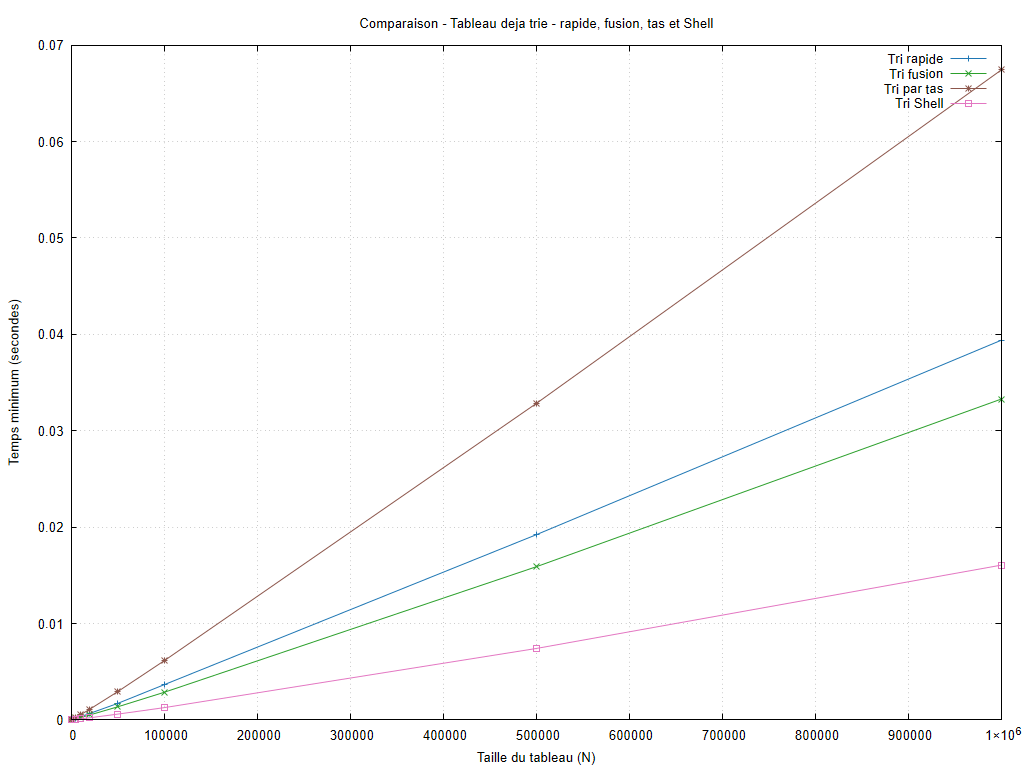

Here is the gnuplot script that generated this plot:
set encoding utf8
set terminal pngcairo size 1024,768 font 'Arial,10'
set output 'graphiques/20261011_212626/configurations/croissant_rapides.png'
set datafile missing 'non_mesure'
set datafile separator ';'
set title 'Comparaison - Tableau deja trie - rapide, fusion, tas et Shell'
set xlabel 'Taille du tableau (N)'
set ylabel 'Temps minimum (secondes)'
set grid
set yrange [0:*]
plot 'resultats/20261011_212626/croissant.csv' every ::1 using 1:8 title 'Tri rapide' with linespoints lc rgb '#1f77b4', 'resultats/20261011_212626/croissant.csv' every ::1 using 1:10 title 'Tri fusion' with linespoints lc rgb '#2ca02c', 'resultats/20261011_212626/croissant.csv' every ::1 using 1:12 title 'Tri par tas' with linespoints lc rgb '#8c564b', 'resultats/20261011_212626/croissant.csv' every ::1 using 1:14 title 'Tri Shell' with linespoints lc rgb '#e377c2'
unset output
